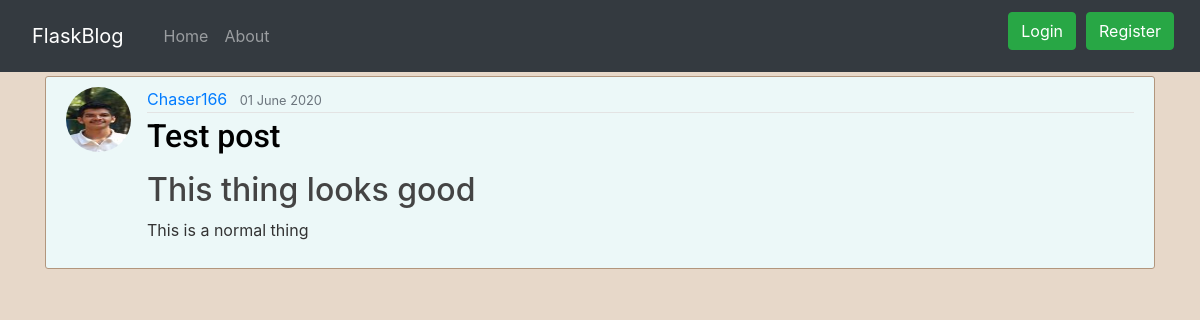
/post/11, run on the app's committed database.
### flaskblog/models.py (models this page shows, shortened)
class User(db.Model, UserMixin):
    id = db.Column(db.Integer, primary_key=True)
    username = db.Column(db.String(20), unique=True, nullable=False)
    email = db.Column(db.String(50), unique=True, nullable=False)
    image_file = db.Column(db.String(20), nullable=False,
                           default='default.jpg')
    password = db.Column(db.String(60), nullable=False)
    posts = db.relationship('Post', backref='author', lazy=True)

class Post(db.Model):
    id = db.Column(db.Integer, primary_key=True)
    title = db.Column(db.String(50), nullable=False)
    date_posted = db.Column(db.DateTime, nullable=False,
                            default=datetime.utcnow)
    content = db.Column(db.Text, nullable=False)
    user_id = db.Column(db.Integer, db.ForeignKey('user.id'), nullable=False)

### flaskblog/posts/routes.py (the view)
@posts.route('/post/<int:post_id>')
def post(post_id):
    post = Post.query.get_or_404(post_id)
    return render_template('post.html', title=post.title, post=post)

### flaskblog/templates/post.html (shortened to what this page needs)
{% extends "layout.html" %}
{% block content %}
<article class="media content-section">
    <img class="rounded-circle article-img" src="{{ url_for('static',filename='images/'+post.author.image_file) }}">
    <div class="media-body">
        <div class="article-metadata">
            <a class="mr-2"
                href="{{ url_for('users.user_posts',username = post.author.username) }}">{{ post.author.username }}</a>
            <small class="text-muted">{{ post.date_posted.strftime('%d %B %Y') }}</small>
        </div>
        <h2 class="article-title">{{ post.title }}</h2>
        <p class="article-content">{{ post.content|safe }}</p>
    </div>
</article>
{% endblock content %}

### flaskblog/static/main.css (style rules this page uses)
body { background: #E7D8C9; color: #333333; }
h1, h2, h3, h4, h5, h6 { color: #444444; }
.content-section { background: #ECF8F8; padding: 10px 20px; border: 1px solid #B2967D; border-radius: 3px; margin-bottom: 5px; }
.article-title { color: #000000; font-family: 'Roboto', sans-serif; }
.article-content { white-space: pre-line; }
.article-img { height: 65px; width: 65px; margin-right: 16px; }
.article-metadata { padding-bottom: 1px; margin-bottom: 4px; border-bottom: 1px solid #e3e3e3; }

### data on the page
User: image_file (picture), author.username "Chaser166"
Post: date_posted "01 June 2020", title "Test post", content "This thing looks good This is a normal thing"
